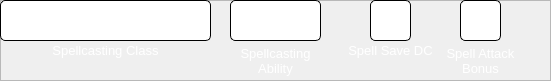
    <widget class="QFrame" name="frame_4">
     <property name="geometry">
      <rect>
       <x>490</x>
       <y>10</y>
       <width>551</width>
       <height>81</height>
      </rect>
     </property>
     <property name="frameShape">
      <enum>QFrame::StyledPanel</enum>
     </property>
     <property name="frameShadow">
      <enum>QFrame::Raised</enum>
     </property>
     <widget class="QLineEdit" name="SpellcastingClass">
      <property name="geometry">
       <rect>
        <x>0</x>
        <y>0</y>
        <width>211</width>
        <height>41</height>
       </rect>
      </property>
      <property name="font">
       <font>
        <pointsize>12</pointsize>
       </font>
      </property>
      <property name="styleSheet">
       <string notr="true"> background-color: white;
 border-style: solid;
 border-width:1px;
 border-radius:5px;
 border-color: black;</string>
      </property>
      <property name="alignment">
       <set>Qt::AlignCenter</set>
      </property>
     </widget>
     <widget class="QLabel" name="label_48">
      <property name="geometry">
       <rect>
        <x>0</x>
        <y>40</y>
        <width>211</width>
        <height>21</height>
       </rect>
      </property>
      <property name="font">
       <font>
        <pointsize>10</pointsize>
       </font>
      </property>
      <property name="styleSheet">
       <string notr="true">color: rgb(255, 255, 255);</string>
      </property>
      <property name="text">
       <string>Spellcasting Class</string>
      </property>
      <property name="alignment">
       <set>Qt::AlignCenter</set>
      </property>
     </widget>
     <widget class="QLineEdit" name="SpellcastingAbility">
      <property name="geometry">
       <rect>
        <x>230</x>
        <y>0</y>
        <width>91</width>
        <height>41</height>
       </rect>
      </property>
      <property name="font">
       <font>
        <pointsize>12</pointsize>
       </font>
      </property>
      <property name="styleSheet">
       <string notr="true"> background-color: white;
 border-style: solid;
 border-width:1px;
 border-radius:5px;
 border-color: black;</string>
      </property>
      <property name="alignment">
       <set>Qt::AlignCenter</set>
      </property>
     </widget>
     <widget class="QLineEdit" name="SpellSaveDC">
      <property name="geometry">
       <rect>
        <x>370</x>
        <y>0</y>
        <width>41</width>
        <height>41</height>
       </rect>
      </property>
      <property name="font">
       <font>
        <pointsize>12</pointsize>
       </font>
      </property>
      <property name="styleSheet">
       <string notr="true"> background-color: white;
 border-style: solid;
 border-width:1px;
 border-radius:5px;
 border-color: black;</string>
      </property>
      <property name="alignment">
       <set>Qt::AlignCenter</set>
      </property>
     </widget>
     <widget class="QLineEdit" name="SpellAttackBonus">
      <property name="geometry">
       <rect>
        <x>460</x>
        <y>0</y>
        <width>41</width>
        <height>41</height>
       </rect>
      </property>
      <property name="font">
       <font>
        <pointsize>12</pointsize>
       </font>
      </property>
      <property name="styleSheet">
       <string notr="true"> background-color: white;
 border-style: solid;
 border-width:1px;
 border-radius:5px;
 border-color: black;</string>
      </property>
      <property name="alignment">
       <set>Qt::AlignCenter</set>
      </property>
     </widget>
     <widget class="QLabel" name="label_49">
      <property name="geometry">
       <rect>
        <x>230</x>
        <y>40</y>
        <width>91</width>
        <height>41</height>
       </rect>
      </property>
      <property name="font">
       <font>
        <pointsize>10</pointsize>
       </font>
      </property>
      <property name="styleSheet">
       <string notr="true">color: rgb(255, 255, 255);</string>
      </property>
      <property name="text">
       <string>Spellcasting
Ability</string>
      </property>
      <property name="alignment">
       <set>Qt::AlignCenter</set>
      </property>
     </widget>
     <widget class="QLabel" name="label_50">
      <property name="geometry">
       <rect>
        <x>330</x>
        <y>40</y>
        <width>121</width>
        <height>21</height>
       </rect>
      </property>
      <property name="font">
       <font>
        <pointsize>10</pointsize>
       </font>
      </property>
      <property name="styleSheet">
       <string notr="true">color: rgb(255, 255, 255);</string>
      </property>
      <property name="text">
       <string>Spell Save DC</string>
      </property>
      <property name="alignment">
       <set>Qt::AlignCenter</set>
      </property>
     </widget>
     <widget class="QLabel" name="label_51">
      <property name="geometry">
       <rect>
        <x>430</x>
        <y>40</y>
        <width>101</width>
        <height>41</height>
       </rect>
      </property>
      <property name="font">
       <font>
        <pointsize>10</pointsize>
       </font>
      </property>
      <property name="styleSheet">
       <string notr="true">color: rgb(255, 255, 255);</string>
      </property>
      <property name="text">
       <string>Spell Attack
Bonus</string>
      </property>
      <property name="alignment">
       <set>Qt::AlignCenter</set>
      </property>
     </widget>
    </widget>
